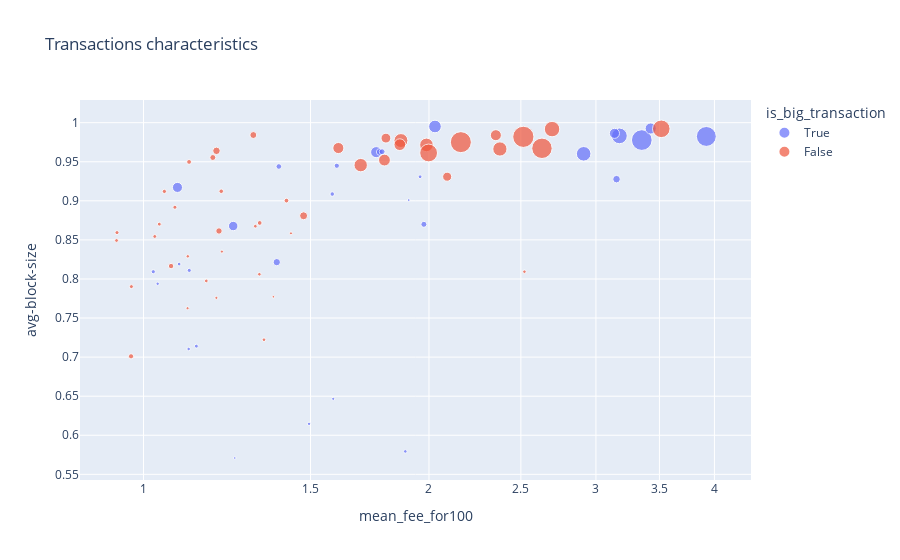

Write notebook code for a chart like this one.
### Markdown cell above
### 4.4. Combines all the factors

### Code cell
# add a column is_big_transaction, True if the mean size transaction is higher that the total mean
blockchain_data['is_big_transaction'] = blockchain_data['mean_estimation_size_transaction'] > blockchain_data['mean_estimation_size_transaction'].mean()

fig = px.scatter(blockchain_data, x='mean_fee_for100', y='avg-block-size', log_x=True, color='is_big_transaction',
                 title="Transactions characteristics",
                 size='mempool-size', size_max=15)

fig
